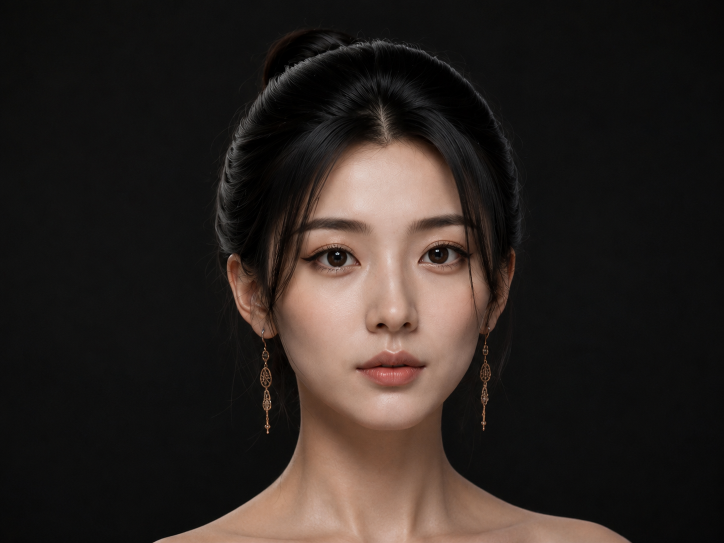
#> input picture tasks/LTX 去字幕/小美头像.png, 1448 x 1086 px (shown at 1/2 size)
$ python -i camera_lab_server.py   (imports and definitions only)
#> lines starting #> are read from the running program, lines starting #| are printed output that depends on the picture
from __future__ import annotations

import argparse
import json
import mimetypes
import os
import random
import shutil
import subprocess
import threading
import time
import urllib.error
import urllib.parse
import urllib.request
import base64
import copy
import ctypes
from http.server import BaseHTTPRequestHandler, ThreadingHTTPServer
from pathlib import Path
from typing import Any, Mapping, MutableMapping

from PIL import Image, ImageDraw


ROOT = Path(__file__).resolve().parents[1]
WEB_DIR = ROOT / "tools" / "camera_lab_web"
RUN_ROOT = ROOT / "tasks" / "camera_lab_runs"
UPLOAD_ROOT = ROOT / "tasks" / "camera_lab_uploads"
SHOT_PACK_ROOT = ROOT / "tasks" / "camera_lab_shots"
HISTORY_STATE = RUN_ROOT / "_history_state.json"


# [14 lines left out: function load_env_file, not called in this run]


def comfy_config_from_env(env: Mapping[str, str]) -> dict[str, Any]:
    root_value = env.get("COMFYUI_ROOT")
    if root_value:
        root = Path(root_value)
    else:
        candidates = [Path("ComfyUI")]
        root = next((candidate for candidate in candidates if candidate.exists()), candidates[-1])
    return {
        "url": env.get("COMFYUI_URL") or "http://127.0.0.1:8000",
        "root": root,
        "input": root / "input",
        "output": root / "output",
        "models": root / "models",
        "workflows": root / "user" / "default" / "workflows",
        "template_workflows": root
        / ".venv"
        / "Lib"
        / "site-packages"
        / "comfyui_workflow_templates_media_video"
        / "templates",
        "ttp_toolset": root / "custom_nodes" / "Comfyui_TTP_Toolset",
    }


# [1 line not run here, left out]
COMFY_CONFIG = comfy_config_from_env(os.environ)
COMFY_URL = COMFY_CONFIG["url"]
COMFY_INPUT = COMFY_CONFIG["input"]
COMFY_OUTPUT = COMFY_CONFIG["output"]
COMFY_MODELS = COMFY_CONFIG["models"]
WORKFLOW_ROOT = COMFY_CONFIG["workflows"]
TEMPLATE_WORKFLOW_ROOT = COMFY_CONFIG["template_workflows"]
YEDP_WEB_JS = COMFY_CONFIG["root"] / "custom_nodes" / "ComfyUI-Yedp-Action-Director" / "web" / "js"
LOCAL_LTX23_DISTILLED_LORA = "ltx-2.3-22b-distilled-lora-1.1_fro90_ceil72_condsafe.safetensors"
WORKFLOW_REFERENCE_ROOT = ROOT / "workflows" / "references"
TTP_TOOLSET_ROOT = COMFY_CONFIG["ttp_toolset"]
LTX23_CHECKPOINT = "ltx-2.3-22b-dev-fp8.safetensors"
LTX23_TEXT_ENCODER = "gemma_3_12B_it_fp4_mixed.safetensors"
LTX23_UPSCALER = "ltx-2.3-spatial-upscaler-x2-1.1.safetensors"
DIRECTOR_WORKFLOW_PATH = WORKFLOW_ROOT / "LTX Director Example Workflow (Fixed).json"
PHOTOGRAPHY_WORKFLOW_NAME = "Photography_LTX-2.3_ICLoRA_Union_Control_Canny.local.json"
PHOTOGRAPHY_WORKFLOW_TEMPLATE = ROOT / "workflows" / "experimental" / PHOTOGRAPHY_WORKFLOW_NAME
PHOTOGRAPHY_WORKFLOW_PATH = WORKFLOW_ROOT / PHOTOGRAPHY_WORKFLOW_NAME
REFERENCE_ROOT = ROOT / "assets" / "references"

REFERENCE_IMAGES = [
    image
    for image in [
        {
            "id": "xiaomei_i2v_street",
            "label": "Xiaomei I2V street depth test",
            "path": str(REFERENCE_ROOT / "xiaomei_i2v_camera_test_street.png"),
        },
        {
            "id": "xiaomei_front",
            "label": "Xiaomei front portrait",
            "path": str(REFERENCE_ROOT / "xiaomei_front_portrait.png"),
        },
        {
            "id": "truck_middle",
            "label": "Xiaomei truck middle",
            "path": str(REFERENCE_ROOT / "truck_middle.png"),
        },
    ]
    if Path(image["path"]).exists()
]

WORKFLOWS = [
    {
        "id": "i2v_official_local",
        "label": "LTX 2.3 NAG I2V Extendcrop",
        "mode": "i2v",
        "path": str(WORKFLOW_ROOT / "ltx23-nag-i2v-extendcrop" / "ltx23_nag_i2v_extendcrop_general.json"),
    },
    {
        "id": "flf_ttp_control",
        "label": "LTX 2.3 FLF TTP Control (2 images)",
        "mode": "flf",
        "builder": "ltx23_ttp_flf",
    },
    {
        "id": "fml_two_segment_flf",
        "label": "LTX 2.3 FML (3 images, 2-stage TTP FLF)",
        "mode": "fml",
        "builder": "ltx23_ttp_flf",
    },
    {
        "id": "fml_runexx_guider_local",
        "label": "LTX 2.3 FML RuneXX Guider Local (3 images)",
        "mode": "fml_native",
        "path": str(WORKFLOW_REFERENCE_ROOT / "LTX-2.3_FML2V_RuneXX_guider.local.json"),
        "disable_prompt_enhance": True,
    },
    {
        "id": "ia2v_extendcrop",
        "label": "LTX 2.3 IA2V",
        "mode": "ia2v",
        "path": str(WORKFLOW_ROOT / "ltx23-nag-ia2v-extendcrop" / "ltx23_nag_ia2v_extendcrop_general.json"),
    },
    {
        "id": "ltx_director_reference_mvp",
        "label": "LTX Director Reference MVP",
        "mode": "director_ref",
        "path": str(DIRECTOR_WORKFLOW_PATH),
        "builder": "ltx_director_reference_mvp",
    },
]

DEFAULT_NEGATIVE = (
    "subtitles, captions, text overlay, watermark, logo, title card, extra people, duplicate person, "
    "identity change, face morphing, deformed face, bad hands, extra fingers, missing fingers, camera roll, "
    "dutch angle, sudden cut, scene change, black frame, frozen frame, heavy blur, glitch, low quality"
)

CAMERA_MOVES = [
    {
        "id": "dolly_push_in",
        "name": "Dolly Push In",
        "prompts": {
            "base": "Slow dolly push in. The camera moves physically forward with smooth perspective change and subtle parallax. No cut.",
        },
    },
    {
        "id": "dolly_pull_back",
        "name": "Dolly Pull Back",
        "prompts": {
            "base": (
                "Use the first frame as the close-up and the last frame as the wide shot.\n"
                "Create a smooth continuous camera pull-out from close-up to wide shot.\n"
                "Keep the character frozen in pose, same identity, same clothing, same lighting.\n"
                "Only the camera moves backward, revealing more environment with realistic parallax."
            ),
        },
    },
    {
        "id": "truck_left",
        "name": "Truck Left",
        "prompts": {
            "base": (
                "Camera trucks left smoothly.\n"
                "The subject remains stationary and centered.\n"
                "Realistic horizontal parallax across foreground, midground and background.\n"
                "Environment stays consistent.\n"
                "No character movement.\n"
                "No camera rotation.\n"
                "Pure cinematic lateral movement."
            ),
        },
    },
    {
        "id": "truck_right",
        "name": "Truck Right",
        "prompts": {
            "base": (
                "Camera trucks right smoothly.\n"
                "The subject remains stationary and centered.\n"
                "Realistic horizontal parallax across foreground, midground and background.\n"
                "Environment stays consistent.\n"
                "No character movement.\n"
                "No camera rotation.\n"
                "Pure cinematic lateral movement."
            ),
        },
    },
    {
        "id": "pedestal_up",
        "name": "Pedestal Up",
        "prompts": {
            "base": "Camera cranes upward smoothly. The subject remains stationary. The environment gradually reveals from a higher angle. Stable cinematic motion.",
        },
    },
    {
        "id": "tilt_up",
        "name": "Tilt Up",
        "prompts": {
            "base": "Smooth tilt up. The camera pivots upward from a fixed position. No cut.",
        },
    },
    {
        "id": "pan_right",
        "name": "Pan Right",
        "prompts": {
            "base": "Smooth pan right. The camera rotates horizontally to the right from a fixed position. No cut.",
        },
    },
    {
        "id": "roll_clockwise",
        "name": "Roll Clockwise",
        "prompts": {
            "base": "Subtle camera orbit to the right. The viewpoint arcs smoothly with curved parallax and a small angle change. No cut.",
        },
    },
    {
        "id": "orbit_right",
        "name": "Orbit Right",
        "prompts": {
            "base": (
                "Use the first frame and last frame as keyframes. "
                "Create a smooth clockwise orbit around the subject. "
                "The camera moves in an arc to the right side of the subject. "
                "The subject remains stationary with the same pose, expression, clothing and identity. "
                "Maintain realistic spatial consistency. "
                "Strong cinematic parallax. "
                "Foreground and background rotate naturally around the subject. "
                "No body movement. "
                "No identity change. "
                "No scene change. "
                "Smooth professional cinematography."
            ),
        },
    },
    {
        "id": "foreground_pass",
        "name": "Foreground Pass",
        "prompts": {
            "base": "Slow lateral camera move with a close foreground {object} pass near the edge of frame, creating strong parallax. No cut.",
        },
    },
]

CAMERA_EXAMPLES = {
    "default": {
        "title": "CC0 camera movement reference",
        "url": "https://upload.wikimedia.org/wikipedia/commons/2/29/Movimientos_de_c%C3%A1mara.webm",
        "source_url": "https://commons.wikimedia.org/wiki/File:Movimientos_de_c%C3%A1mara.webm",
        "license": "CC0 1.0",
        "credit": "Blackkairi / Wikimedia Commons",
        "description": "Order in source video: Dolly, Pedestal, Truck, Tilt, Pan, Roll.",
    },
    "segments": {
        "dolly_push_in": {"label": "Dolly segment", "start": 0.0, "end": 4.17},
        "dolly_pull_back": {"label": "Dolly segment", "start": 0.0, "end": 4.17},
        "pedestal_up": {"label": "Pedestal segment", "start": 4.17, "end": 8.33},
        "truck_left": {"label": "Truck segment", "start": 8.33, "end": 12.5},
        "truck_right": {"label": "Truck segment", "start": 8.33, "end": 12.5},
        "tilt_up": {"label": "Tilt segment", "start": 12.5, "end": 16.67},
        "pan_right": {"label": "Pan segment", "start": 16.67, "end": 20.83},
        "roll_clockwise": {"label": "Roll segment", "start": 20.83, "end": 25.0},
        "orbit_right": {
            "type": "diagram",
            "label": "Orbit Right diagram",
            "license": "Original generated UI asset",
            "credit": "Camera Lab",
            "description": "A local diagram showing a rightward curved camera path around the subject.",
        },
        "foreground_pass": {
            "type": "diagram",
            "label": "Foreground Pass diagram",
            "license": "Original generated UI asset",
            "credit": "Camera Lab",
            "description": "A local diagram showing a close foreground element passing across frame with strong parallax.",
        },
    },
}

BATCHES: dict[str, dict[str, Any]] = {}
OBJECT_INFO: dict[str, Any] | None = None
TERMINAL_RUN_STATUSES = {"done", "error", "canceled"}


class RunCanceled(Exception):
    pass


# [47 lines left out: functions http_json, http_post, object_info, sync_photography_workflow, not called in this run]


def resize_cover(src: Path, dst: Path, width: int = 1280, height: int = 720) -> None:
#> called with src = '../tasks/LTX 去字幕/小美头像.png', dst = 'out.png', width = 1280, height = 720
    img = Image.open(src).convert("RGB")
#> img is the input picture: PIL image 1448x1086 RGB; mean R, G, B 44.1, 36.5, 32.7
    scale = max(width / img.width, height / img.height)
#> scale = 0.884
    resized = img.resize((round(img.width * scale), round(img.height * scale)), Image.Resampling.LANCZOS)
    left = (resized.width - width) // 2
#> left = 0
    top = (resized.height - height) // 2
#> top = 120
    cropped = resized.crop((left, top, left + width, top + height))
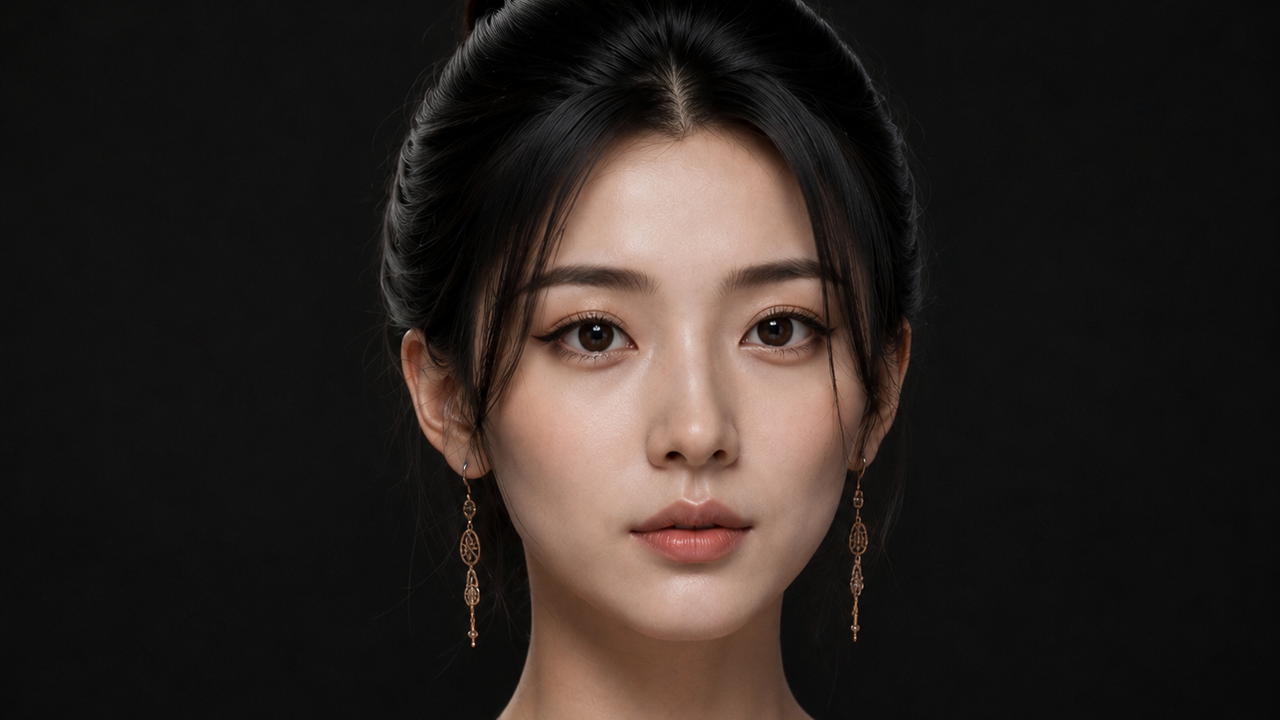
#> cropped: PIL image 1280x720 RGB; mean R, G, B 43.3, 35.8, 32.4
#> (the run stopped early here; a loop or call above may not have finished)
